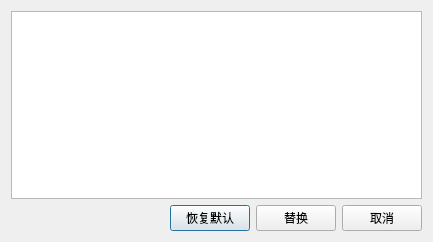
<?xml version="1.0" encoding="UTF-8"?>
<ui version="4.0">
 <class>w_scr_dish_pay_module_select</class>
 <widget class="QDialog" name="w_scr_dish_pay_module_select">
  <property name="geometry">
   <rect>
    <x>0</x>
    <y>0</y>
    <width>433</width>
    <height>242</height>
   </rect>
  </property>
  <property name="windowTitle">
   <string>Dialog</string>
  </property>
  <layout class="QVBoxLayout" name="verticalLayout" stretch="1,0">
   <item>
    <widget class="ftableview" name="tableView"/>
   </item>
   <item>
    <layout class="QHBoxLayout" name="horizontalLayout">
     <item>
      <spacer name="horizontalSpacer">
       <property name="orientation">
        <enum>Qt::Horizontal</enum>
       </property>
       <property name="sizeHint" stdset="0">
        <size>
         <width>40</width>
         <height>20</height>
        </size>
       </property>
      </spacer>
     </item>
     <item>
      <widget class="lds_toolbar_button" name="pushButton_default">
       <property name="text">
        <string>恢复默认</string>
       </property>
       <property name="outer_stylesheet" stdset="0">
        <string>pushbutton</string>
       </property>
      </widget>
     </item>
     <item>
      <widget class="lds_toolbar_button" name="pushButton_ok">
       <property name="text">
        <string>替换</string>
       </property>
       <property name="outer_stylesheet" stdset="0">
        <string>pushbutton</string>
       </property>
      </widget>
     </item>
     <item>
      <widget class="lds_toolbar_button" name="pushButton_cancel">
       <property name="text">
        <string>取消</string>
       </property>
       <property name="outer_stylesheet" stdset="0">
        <string>pushbutton</string>
       </property>
      </widget>
     </item>
    </layout>
   </item>
  </layout>
 </widget>
 <customwidgets>
  <customwidget>
   <class>ftableview</class>
   <extends>QTableView</extends>
   <header>ftableview.h</header>
  </customwidget>
  <customwidget>
   <class>lds_toolbar_button</class>
   <extends>QPushButton</extends>
   <header>lds_toolbar_button.h</header>
  </customwidget>
 </customwidgets>
 <resources/>
 <connections/>
</ui>
